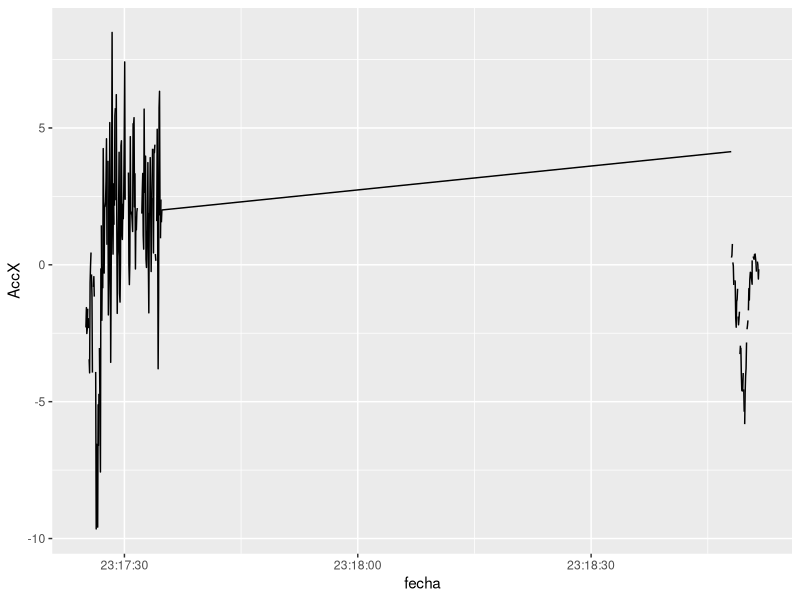
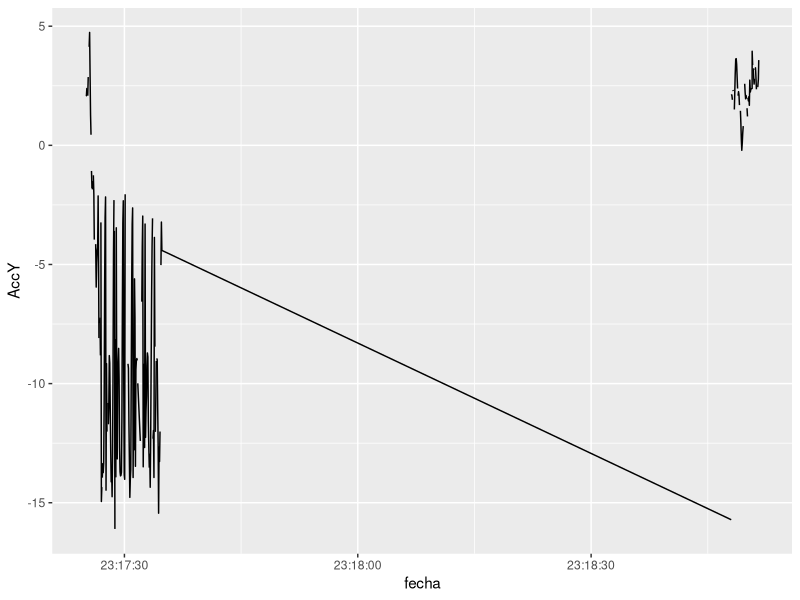
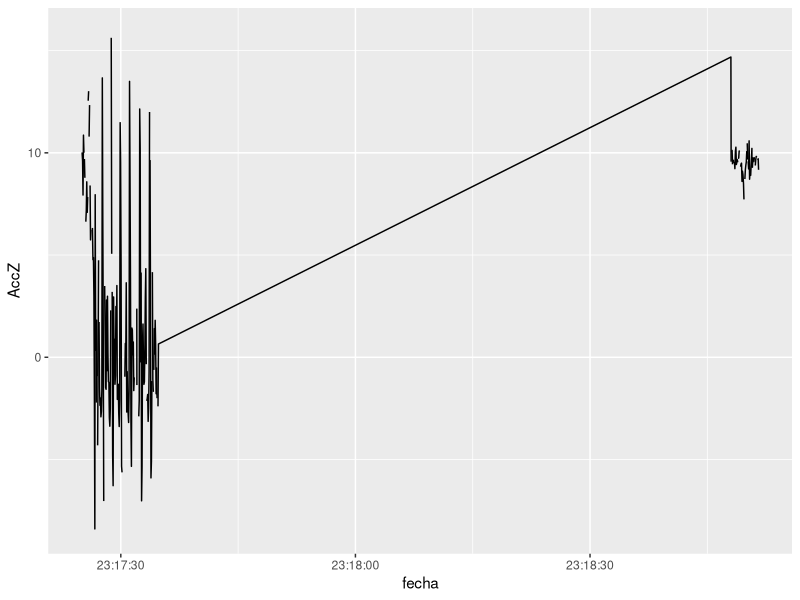
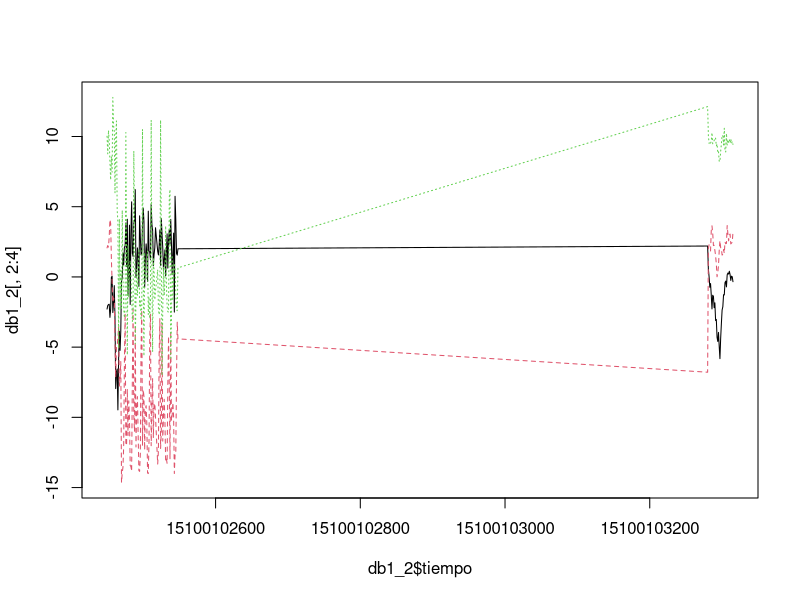
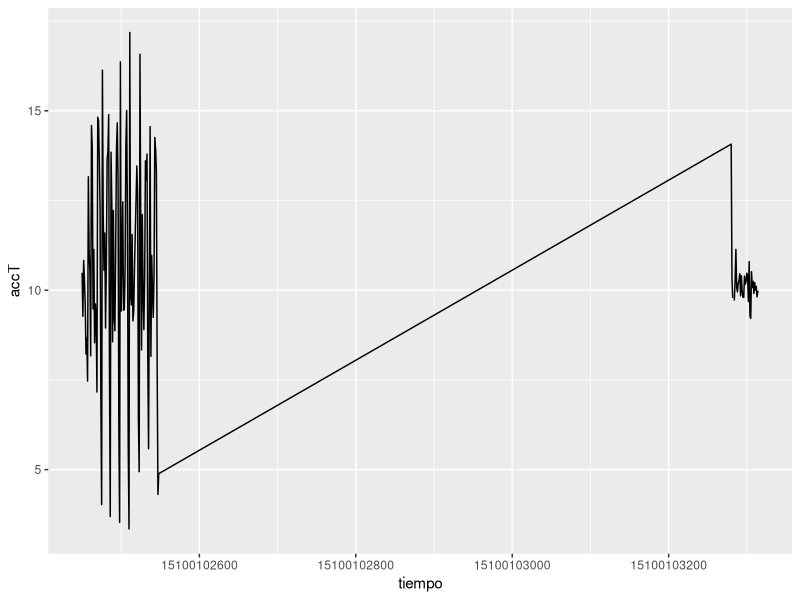
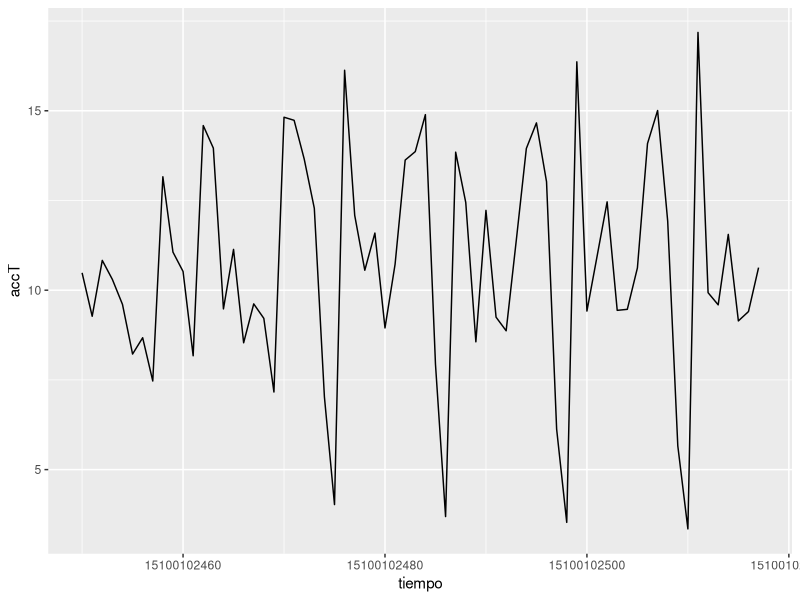
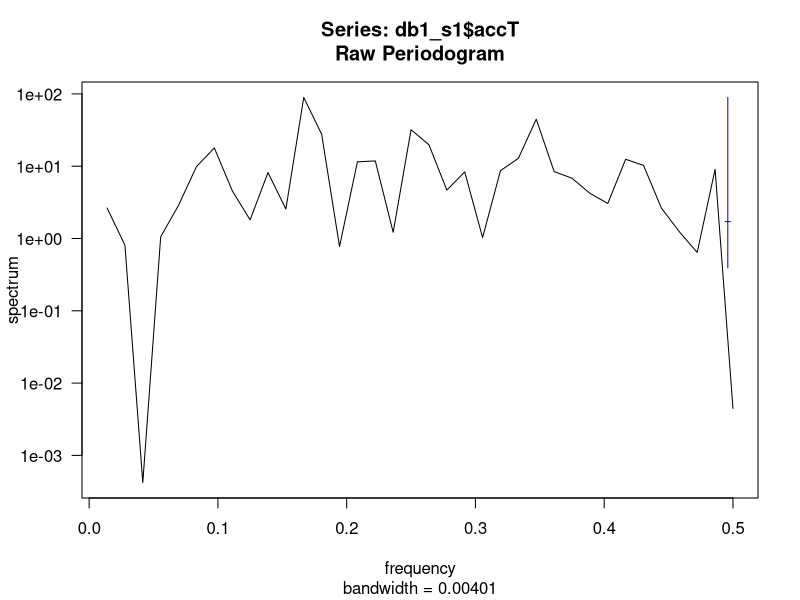

Source code (R) for these figures, in order: (Note: this script raises an error after producing the figures.)
## ---- chunk 1
knitr::opts_chunk$set(echo = TRUE)
## ---- chunk 2
library(dplyr)

db1 <- read.csv("Mateo_Zuluaga_1_7m_110m_87s.csv")
db1 <- db1 %>%
  mutate(fecha = as.POSIXct(timestamp/1000, origin = "1970-01-01"))#transformación de la variable tiempo

library(ggplot2)
ggplot(db1, aes(fecha, AccX)) + #gráfica eje x
  geom_line()

library(ggplot2)
ggplot(db1, aes(fecha, AccY)) + #gráfica eje y
  geom_line()

library(ggplot2)
ggplot(db1, aes(fecha, AccZ)) + #gráfica eje z
  geom_line()

summary(db1)
## ---- chunk 3
library(dplyr)
db1_2 <- db1 %>%
  mutate(tiempo = timestamp %/% 100) %>%
  group_by(tiempo) %>%
  summarise(AccX = mean(AccX, na.rm = TRUE),
            AccY = mean(AccY, na.rm = TRUE),
            AccZ = mean(AccZ, na.rm = TRUE)) #cálculo de la aceleración promedio por décimas de segundo
matplot(db1_2$tiempo, db1_2[, 2:4], type = "l") #gráfica conjunta por décimas de segundo
## ---- chunk 4
library(dplyr)
db1_2 <- db1_2 %>%
            mutate(accT = sqrt(AccX ^ 2 + AccY ^ 2 + AccZ ^ 2)) #cálculo de la aceleración total
library(ggplot2)
ggplot(db1_2, aes(tiempo, accT)) + geom_line()
## ---- chunk 5
diff(db1_2$tiempo) #verificación de cambios en periodos de tiempo
cambios <- which(diff(db1_2$tiempo) != 1)

cambios
db1_s1 <- db1_2[1:cambios[1], ] #Selección de un segmento “completo”
ggplot(db1_s1, aes(tiempo, accT)) + geom_line() #Gráfica de la aceleración total en un segmento de tiempo.
## ---- chunk 6
spec1_s1 <- spec.pgram(db1_s1$accT, las = 1) #Periodograma
maxFrec1_s1 <- spec1_s1$freq[which(spec1_s1$spec == max(spec1_s1$spec))] #Selección de la frecuencia con el valor máximo del espectro.
maxFrec1_s1

tiempoS1 <- diff(range(db1_s1$tiempo)) #Cálculo del tiempo total y números de periodos.
numPeriodos <- tiempoS1 * maxFrec1_s1 

tiempoS1
numPeriodos
## ---- chunk 7
distancia1 <- 110
longPaso1_s1 <- 110/numPeriodos #Cálculo de la longitud del paso
longPaso1_s1
## ---- chunk 8
db1_s2 <- db1_2[cambios[13]:cambios[14]]
